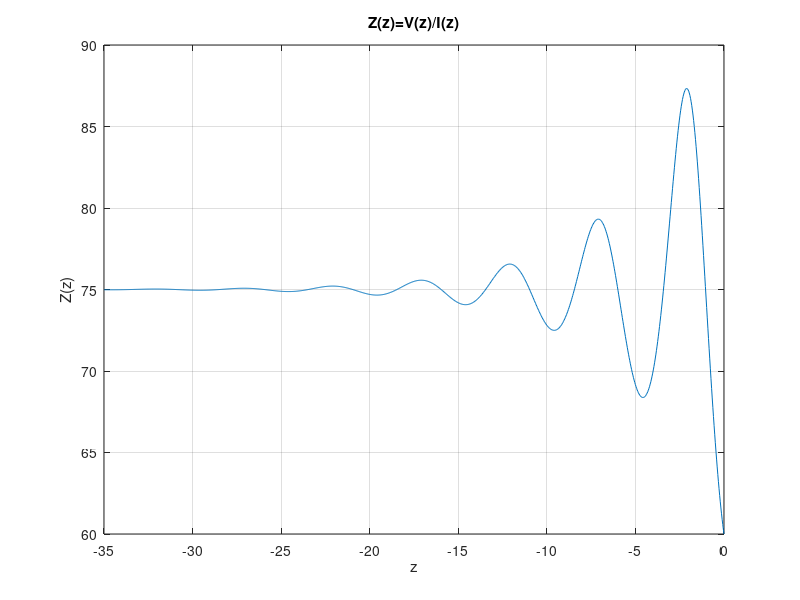

Reproduce this figure in MATLAB.
clear;clc;clf
Zo=75;
Zl=60+5*1i;
longitud=35; 
E_r=1;
f=30e6;
A=4;
Alpha=0.1;
Betta=(2*pi)/(3e8/(sqrt(E_r)*f));
gamma=Alpha+1i*Betta;
Ro_l=(Zl-Zo)/(Zl+Zo);
B=Ro_l*A;
z=-longitud:longitud/1000:0;

V_z=A.*exp(-gamma.*z)+B.*exp(gamma.*z);
I_z=(A.*exp(-gamma.*z)-B.*exp(gamma.*z))./Zo;

for i=1:length(z)
   Z(i)=V_z(i)/I_z(i); 
end
plot(z,Z)
grid on
title('Z(z)=V(z)/I(z)')
ylabel('Z(z)')
xlabel('z')


%PARA EL PUNTO 5 AL 8
%Las gráficas para alpha diferente de 0 difieren mucho de las graficas
%realizadas para alpha igual a 0. En las gráficas de voltaje y corriente
%instantánea se evidencia como a medida que se avanza hacia la carga, estas
%señales se van atenuando. Para el caso de las magnitudes tanto de
%corriente como de voltaje, vemos que la magnitud de cada una de estas va
%disminuyendo a medida que se avanza hacia la carga. Las magnitudes de
%voltaje y de corriente, al igual que en el caso para alpha = 0, se siguen
%comportando como los valores máximos de las señales instantáneas. 


%Esto claramente se debe a que alpha es diferente de 0, ya que el hecho de
%que no valga 0 significa que en la línea hay pérdidas.
%Algo peculiar respecto a la impedancia es la forma en que varía, ya que vemos
%que para cierto intervalo, Z es muy parecida a Zo pero a medida que nos
%acercamos a la carga, la impedancia empieza a variar. 





